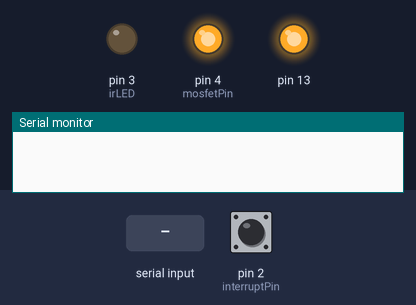
Bench run of a sketch on a simulated Arduino Uno, built with avr-gcc and run on an emulated ATmega328P. Shown: output pins drawn as LEDs (lit = HIGH), the last lines printed to the serial monitor. The test bench sets the inputs (shaded band); at power-on: pin 2 (interruptPin) LOW.

Above: at 1.2 s.
1.3 s: "3\n" received over Serial
At 3.4 s:
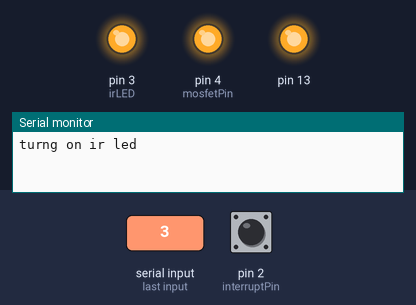
6.3 s: "2\n" received over Serial
At 22.41 s:
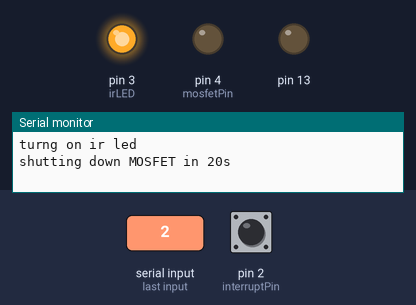
Timing chart, 0 to 23.8 s (numbered marks = the images above; inputs shaded):
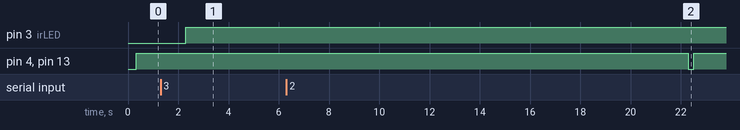

The sketch:

arduino_node2.ino
```cpp
const int irLED = 3;
const int mosfetPin = 4;
//volatile byte state = LOW;
volatile int count =0;
const byte interruptPin =2;
boolean firstWakeUp = true;
volatile boolean raspiAwake = false;
volatile boolean motionTriggered = false;
int r = 1;
volatile float wakeupinterval = 10;//1831  // wakeupinterval =  time_in_seconds/((256*1024)/ 8000000))
float time_in_seconds;
float minutes;
int batteryPin = A0;
float batteryVoltage;


void setup() {
   pinMode(interruptPin,INPUT);
   attachInterrupt(digitalPinToInterrupt(interruptPin),motionDetected,RISING);
   pinMode(irLED, OUTPUT);
   pinMode(mosfetPin, OUTPUT);
   pinMode(13, OUTPUT);
   Serial.begin(9600);
  ////////////////CLOCK SETUP/////////////////////////
  //TCCR1A = (0 << COM0A1) | (0 << COM0A0) | (0 << COM0B1) | (0 << COM0B0) | (0 << WGM01) | (0 << WGM00); //normal mode
    TCCR1B = (0 << WGM12)  | (1 << CS12) | (0 << CS11) | (1 << CS10);  // prescaler 1024
    TIMSK1 = (0 << OCIE1B) | (0 << OCIE1A) | (1 << TOIE1);
  ////////////////////////////////////////////////
}

void loop()
{

    if(raspiAwake && Serial.available())
    {
      raspiGoodmorning();
    }

}


ISR(TIMER1_OVF_vect){
    count++;
    if (count == (int)wakeupinterval)
    {
      digitalWrite(mosfetPin, HIGH);
      digitalWrite(13, HIGH);
      raspiAwake = true;
      count = 0;
    }
}

//external interrupt motionsensor
void motionDetected(){
  raspiAwake = true;
  digitalWrite(mosfetPin, HIGH);
  digitalWrite(13, HIGH);
  motionTriggered= true;
}


void raspiGoodmorning()
  {

      //r =(Serial.read() - '0');  //conveting the value of chars to integer
      r = Serial.readString().toInt();
      //Serial.println(r);

      if (r==1) //request batteryVoltage
      {
        batteryVoltage= analogRead(batteryPin) * (5.0 / 1023.0);
        Serial.println(batteryVoltage,DEC);
      }

      if (r==2) //request shutdown after 30 seconds
      {
        Serial.println("shutting down MOSFET in 20s");
        delay(15000);
        digitalWrite(mosfetPin, LOW);
        digitalWrite(13, LOW);
        raspiAwake = false;
      }

      if (r==3) //request irLED on
      {
         digitalWrite(irLED, HIGH);
         Serial.println("turng on ir led");
      }

      if (r==4) //request irLED off
      {
         digitalWrite(irLED, LOW);
         Serial.println("turng off ir led");
      }


       if (r==5) //request wakeupReason
      {
         if (motionTriggered)
         {
            Serial.println(1,DEC);
         }
         else
         {
           Serial.println(0,DEC);
         }
        motionTriggered = false;
      }


         if (r == 6) //ask if first time wakeup
      {

         minutes = (float)r;
        time_in_seconds = minutes*60.0;
        //wakeupinterval = time_in_seconds/0.032768;//((256.*1024)/ 8000000)
           if (firstWakeUp)
         {
            Serial.println(1,DEC);
           // Serial.print("setting timer and the wakeupinterval 3 min");
         }
         else
         {
           Serial.println(0,DEC);
          // Serial.print("setting timer and the wakeupinterval 6 min ");
         }

      }


       if (r==7) //setting timer
      {
          if (firstWakeUp)
         {
            wakeupinterval = 109863,28*2; // 2 tim
            count = 0;
         }

           firstWakeUp = false;

      }


}
```

Measured:
- after the input at 1.3 s, pin 3 (irLED): LOW → HIGH after 1.0 s
- after the input at 6.3 s, pin 4 (mosfetPin), pin 13: HIGH → LOW after 16.0 s, → HIGH 0.22 s later
